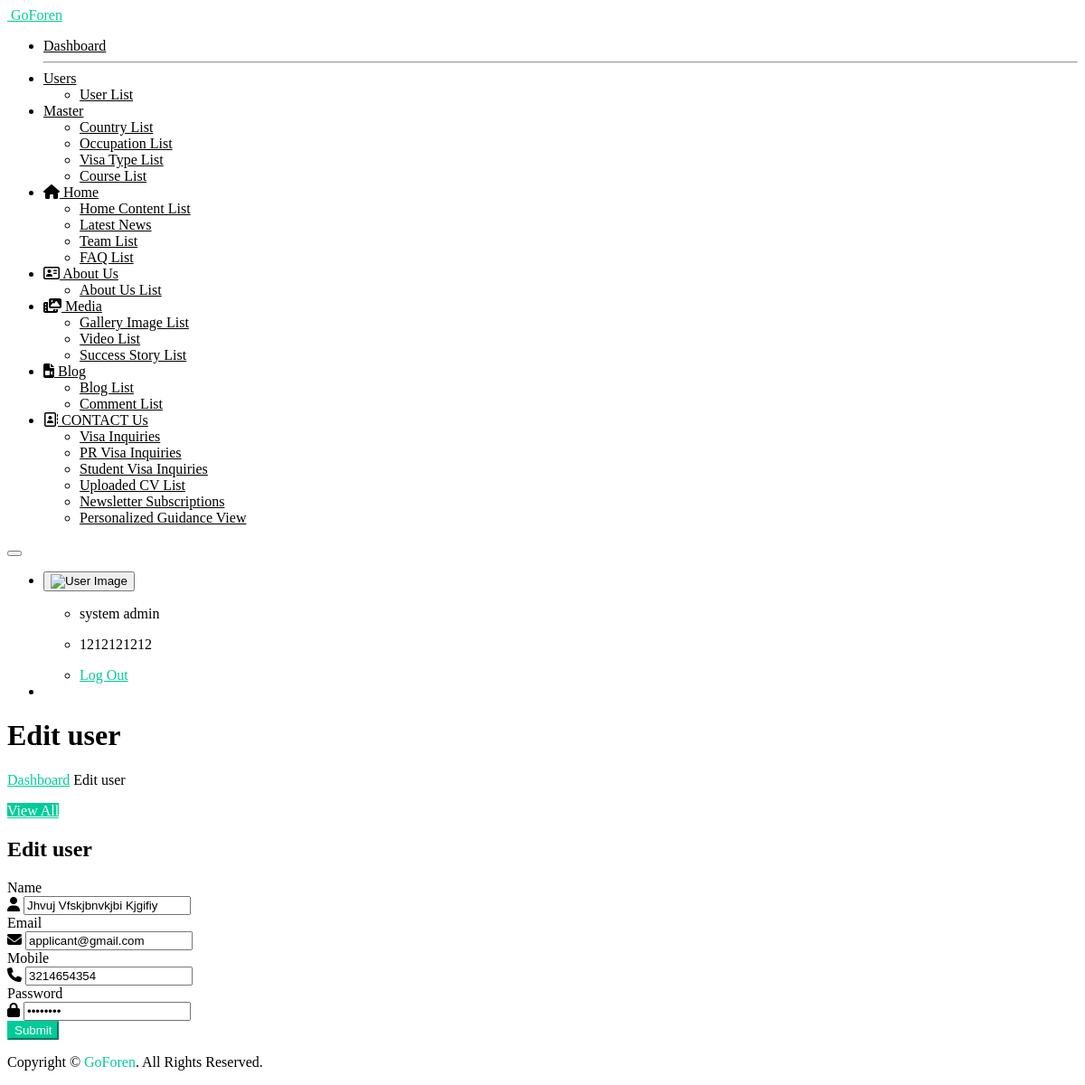
Screenshot of /edit_user/3 (signed in) with the database file from the repository.
### myapp/models.py (models this page shows, shortened)
class tbl_user(models.Model):
    username = models.CharField(max_length=50, null=True)
    role = models.CharField(max_length=50, null=True)
    email = models.EmailField(max_length=254, unique=True)
    mobile = models.CharField(max_length=15, unique=True)
    password = models.CharField(max_length=128)
    created_at = models.DateTimeField(auto_now_add=True)
    updated_at = models.DateTimeField(auto_now=True)
    class Meta:
        db_table = 'tbl_user'

### myapp/views.py (the view)
    def wrapper(request, *args, **kwargs):
        if 'user_id' not in request.session:
            return redirect('open_sign_in_page')
        return view_func(request, *args, **kwargs)

### myapp/views.py (called while the page is built, shortened)
def login_required_custom(view_func):
    def wrapper(request, *args, **kwargs):
        if 'user_id' not in request.session:
            return redirect('open_sign_in_page')
        return view_func(request, *args, **kwargs)
    return wrapper

def get_all_role():
    roles = tbl_role.objects.all().order_by("role")
    return roles

@login_required_custom
def edit_user(request, id):
    roles = get_all_role()
    data = get_object_or_404(tbl_user, id=id)
    context = {
        "roles": roles,
        "data": data,
        "is_edit": True,
    }
    return render(request, "user-form.html", context)

### templates/user-form.html (shortened to what this page needs)
{% extends "base.html" %}
{% load static %}
{%  block start %}
			<div class="ec-content-wrapper">
				<div class="content">
					<div class="breadcrumb-wrapper d-flex align-items-center justify-content-between">
						<div>
							<h1>{% if is_edit %}Edit user{% else %}Add user{% endif %}</h1>
							<p class="breadcrumbs"><span><a href="{% url 'dashboard_view' %}">Dashboard</a></span>
								<span></span>{% if is_edit %}Edit user{% else %}Add user{% endif %}</p>
						</div>
						<div>
							<a href="{% url 'user_list' %}" class="btn btn-primary"> View All
							</a>
						</div>
					</div>
					<div class="row">
						<div class="col-12">
							<div class="card card-default">
								<div class="card-header card-header-border-bottom">
									<h2>{% if is_edit %}Edit user{% else %}Add user{% endif %}</h2>
								</div>
								<div class="card-body">
    <div class="row ec-vendor-uploads">
        <form id="add-office-form" class="row g-3" action="{% if is_edit %}{% url 'edit_user' data.id %}{% else %}{% url 'add_user' %}{% endif %}" method="post" enctype="multipart/form-data">
            <div class="col-lg-12">
                <div class="ec-vendor-upload-detail">
                    <div class="row g-3">
                        <div class="col-md-6">
                            <label for="username" class="form-label">Name</label>
                            <div class="input-group">
                                <span class="input-group-text"><i class="fas fa-user"></i></span>
                                <input type="text" class="form-control slug-title" name="username" value="{{data.username}}" id="username" placeholder="Enter Name">
                            </div>
                        </div>
                        <div class="col-md-6">
                            <label for="email" class="form-label">Email</label>
                            <div class="input-group">
                                <span class="input-group-text"><i class="fas fa-envelope"></i></span>
                                <input type="email" class="form-control slug-title" name="email" value="{{data.email}}" id="email" placeholder="Enter Email">
                            </div>
                        </div>
                        <div class="col-md-6">
                            <label for="mobile" class="form-label">Mobile</label>
                            <div class="input-group">
                                <span class="input-group-text"><i class="fas fa-phone"></i></span>
                                <input type="text" class="form-control slug-title" name="mobile" value="{{data.mobile}}" id="mobile" placeholder="Enter Mobile">
                            </div>
                        </div>
                        <div class="col-md-6">
                            <label for="password" class="form-label">Password</label>
                            <div class="input-group">
                                <span class="input-group-text"><i class="fas fa-lock"></i></span>
                                <input type="password" class="form-control slug-title" name="password" value="{{data.password}}" id="password" placeholder="Enter password">
                            </div>
                        </div>
                    </div>
                </div>
            </div>
            <div class="col-md-12">
                <button type="submit" class="btn btn-primary">Submit</button>
            </div>
        </form>
    </div>
</div>
							</div>
						</div>
					</div>
				</div>
			</div>
{%  endblock %}

### templates/user-form.html (style rules this page uses)
a { color: #00cc99; }
.btn.btn-primary { color: #ffffff; background-color: #00cc99; border-color: #00cc99; }

### rows the page displays
tbl_user: username "Jhvuj Vfskjbnvkjbi Kjgifiy", email "applicant@gmail.com", mobile "3214654354"

### other values shown
{{ request.session.session_username }} "system admin"
{{ request.session.session_mobile }} "1212121212"
